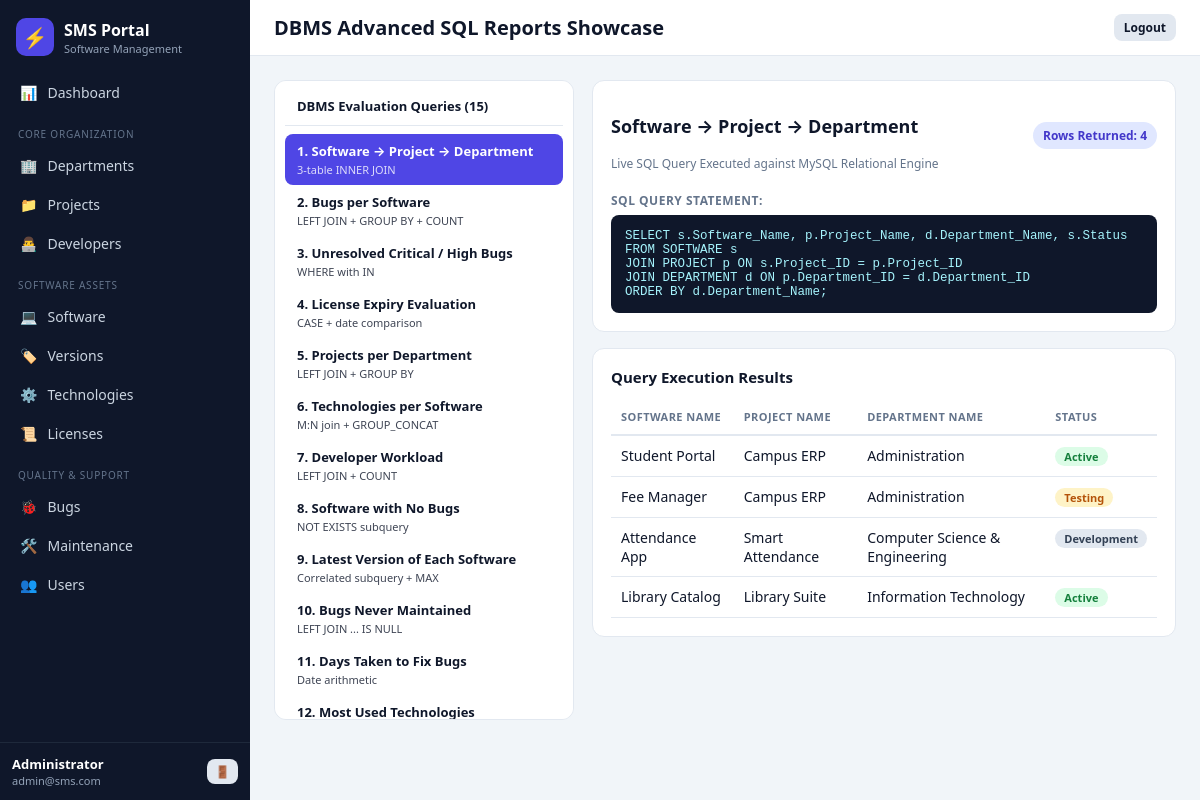
The app's page /reports (signed in) with its own data.
### tables this page shows
CREATE TABLE SOFTWARE (
  Software_ID INTEGER PRIMARY KEY AUTOINCREMENT,
  Software_Name TEXT NOT NULL,
  Description TEXT,
  Status TEXT NOT NULL DEFAULT 'Active',
  Project_ID INTEGER NOT NULL,
  FOREIGN KEY (Project_ID) REFERENCES PROJECT(Project_ID) ON DELETE RESTRICT
);

CREATE TABLE PROJECT (
  Project_ID INTEGER PRIMARY KEY AUTOINCREMENT,
  Project_Name TEXT NOT NULL,
  Description TEXT,
  Start_Date TEXT,
  End_Date TEXT,
  Project_Status TEXT NOT NULL DEFAULT 'In Progress',
  Department_ID INTEGER NOT NULL,
  FOREIGN KEY (Department_ID) REFERENCES DEPARTMENT(Department_ID) ON DELETE RESTRICT
);

CREATE TABLE DEPARTMENT (
  Department_ID INTEGER PRIMARY KEY AUTOINCREMENT,
  Department_Name TEXT NOT NULL UNIQUE,
  Description TEXT,
  Location TEXT,
  Contact_Email TEXT
);

### app.py (the view)
@app.route('/reports')
def reports():
    rid = request.args.get('report', '1')
    if not rid.isdigit() or not 1 <= int(rid) <= len(REPORTS):
        rid = '1'
    title, _, sql = REPORTS[int(rid) - 1]
    min_bugs = request.args.get('min_bugs', 1, type=int)
    rows = q(sql, (min_bugs,) if '?' in sql else ())
    return render_template(
        'reports.html', reports=[{'id': str(i + 1), 'title': f'{i + 1}. {r[0]}', 'desc': r[1]}
                                 for i, r in enumerate(REPORTS)],
        active_report=rid, title=title, rows=rows, columns=list(rows[0].keys()) if rows else [],
        sql_query=sql.replace('?', str(min_bugs)), min_bugs=min_bugs)

### app.py (called while the page is built)
def db():
    if 'db' not in g:
        g.db = sqlite3.connect(DB_PATH)
        g.db.row_factory = sqlite3.Row
        g.db.execute('PRAGMA foreign_keys = ON')
    return g.db

def q(sql, args=()):
    return [dict(r) for r in db().execute(sql, args).fetchall()]

@app.before_request
def guard():
    if request.endpoint in (None, 'static', 'login', 'register'):
        return
    if 'user_id' not in session:
        return redirect(url_for('login'))

@app.context_processor
def inject_user():
    return {'logged_user_name': session.get('user_name', ''),
            'logged_user_email': session.get('user_email', '')}

### templates/reports.html (shortened to what this page needs)
{% extends "base.html" %}
{% block page_heading %}DBMS Advanced SQL Reports Showcase{% endblock %}
{% block content %}
<div class="reports-layout">
  <div class="reports-menu">
    <div style="padding: 6px 12px 10px; font-weight: 700; font-size: 13px; color: var(--text-main); border-bottom: 1px solid var(--border-color); margin-bottom: 8px;">
      DBMS Evaluation Queries (15)
    </div>
    {% for r in reports %}
      <a href="{{ url_for('reports', report=r.id) }}"
         class="report-menu-item {% if active_report == r.id %}active{% endif %}">
        <strong>{{ r.title }}</strong>
        <div style="font-size: 11px; opacity: 0.8; margin-top: 2px;">{{ r.desc }}</div>
      </a>
    {% endfor %}
  </div>
  <div>
    <div class="card" style="margin-bottom: 16px;">
      <div class="card-header" style="margin-bottom: 12px; padding-bottom: 8px;">
        <div>
          <h2 style="font-size: 18px; font-weight: 700; color: var(--text-main);">
            {{ title }}
          </h2>
          <span style="font-size: 12px; color: var(--text-muted);">
            Live SQL Query Executed against MySQL Relational Engine
          </span>
        </div>
        <div>
          <span class="badge badge-info" style="font-size: 12px; padding: 5px 10px;">
            Rows Returned: {{ rows|length }}
          </span>
        </div>
      </div>
      <div style="font-size: 12px; font-weight: 600; color: var(--text-muted); margin-bottom: 6px; text-transform: uppercase; letter-spacing: 0.5px;">
        SQL Query Statement:
      </div>
      <div class="sql-box">{{ sql_query }}</div>
    </div>
    <div class="card">
      <div class="card-header">
        <h3>Query Execution Results</h3>
      </div>
      <div class="table-responsive">
        <table class="data-table">
          <thead>
            <tr>
              {% for col in columns %}
                <th>{{ col | replace('_', ' ') }}</th>
              {% endfor %}
            </tr>
          </thead>
          <tbody>
            {% if rows %}
              {% for row in rows %}
                <tr>
                  {% for col in columns %}
                    <td>
                      {% if col in ['Status', 'Project_Status', 'Software_Status', 'Maintenance_Status'] %}
                        <span class="badge {% if row[col] in ['Active', 'Completed', 'Resolved'] %}badge-success{% elif row[col] in ['In Progress', 'Testing'] %}badge-warning{% else %}badge-secondary{% endif %}">
                          {{ row[col] }}
                        </span>
                      {% elif col == 'Severity' %}
                        <span class="badge {% if row[col] in ['Critical', 'High'] %}badge-danger{% elif row[col] == 'Medium' %}badge-warning{% else %}badge-info{% endif %}">
                          {{ row[col] }}
                        </span>
                      {% elif col in ['Expiry_Evaluation', 'Expiry_Check'] %}
                        <span class="badge {% if row[col] == 'EXPIRED' %}badge-danger{% else %}badge-success{% endif %}">
                          {{ row[col] }}
                        </span>
                      {% elif col == 'Days_Overdue' %}
                        <span style="color: #dc2626; font-weight: bold;">{{ row[col] }} days overdue</span>
                      {% elif col == 'Technologies_Used' %}
                        <span style="font-weight: 600; color: #1e293b;">{{ row[col] }}</span>
                      {% else %}
                        {{ row[col] if row[col] is not none else '-' }}
                      {% endif %}
                    </td>
                  {% endfor %}
                </tr>
              {% endfor %}
            {% else %}
              <tr>
                <td colspan="{{ columns|length or 1 }}" class="empty-state">
                  No records returned for this query specification.
                </td>
              </tr>
            {% endif %}
          </tbody>
        </table>
      </div>
    </div>
  </div>
</div>
{% endblock %}

### static/css/style.css (style rules this page uses)
:root { --primary:#4f46e5;--primary-d:#4338ca;--bg:#f1f5f9;--card:#fff;--text-main:#0f172a;--text-muted:#64748b;--border-color:#e2e8f0;--sidebar:#0f172a;--radius:12px;--radius-sm:8px }
* { box-sizing:border-box }
body { margin:0;font-family:system-ui,-apple-system,"Segoe UI",Roboto,sans-serif;font-size:14px;background:var(--bg);color:var(--text-main) }
a { text-decoration:none }
.card { background:var(--card);border:1px solid var(--border-color);border-radius:var(--radius);padding:18px;margin-bottom:18px }
.card-header { display:flex;justify-content:space-between;align-items:center;gap:10px;margin-bottom:12px;flex-wrap:wrap }
.card-header h3 { margin:0;font-size:15px }
.table-responsive { overflow-x:auto }
.data-table { width:100%;border-collapse:collapse }
.data-table th { text-align:left;font-size:11px;text-transform:uppercase;letter-spacing:.04em;color:var(--text-muted);padding:10px;border-bottom:2px solid var(--border-color);white-space:nowrap }
.data-table td { padding:10px;border-bottom:1px solid var(--border-color);vertical-align:top }
.badge { display:inline-block;padding:2px 9px;border-radius:99px;font-size:11px;font-weight:600;white-space:nowrap }
.badge-success { background:#dcfce7;color:#15803d }
.badge-warning { background:#fef3c7;color:#b45309 }
.badge-info { background:#e0e7ff;color:#4338ca }
.badge-secondary { background:#e2e8f0;color:#334155 }
.reports-layout { display:grid;grid-template-columns:300px 1fr;gap:18px;align-items:start }
.reports-menu { background:var(--card);border:1px solid var(--border-color);border-radius:var(--radius);padding:10px;max-height:80vh;overflow-y:auto;position:sticky;top:12px }
.report-menu-item { display:block;padding:8px 12px;border-radius:var(--radius-sm);color:var(--text-main);font-size:13px }
.report-menu-item.active { background:var(--primary);color:#fff }
.sql-box { background:#0f172a;color:#a5f3fc;padding:14px;border-radius:var(--radius-sm);font-family:Consolas,Menlo,monospace;font-size:12.5px;white-space:pre-wrap }

### records on screen
SOFTWARE: Software_Name "Student Portal" "Campus ERP" "Administration", Status "Active"
SOFTWARE: Software_Name "Fee Manager" "Campus ERP" "Administration", Status "Testing"
SOFTWARE: Software_Name "Attendance App" "Smart Attendance" "Computer Science & Engineering", Status "Development"
SOFTWARE: Software_Name "Library Catalog" "Library Suite" "Information Technology", Status "Active"

### other values on screen
{{ logged_user_name }} "Administrator"
{{ logged_user_email }} "admin@sms.com"
{{ r.title }} "1. Software → Project → Department" "2. Bugs per Software" "3. Unresolved Critical / High Bugs" "4. License Expiry Evaluation" "5. Projects per Department" "6. Technologies per Software" "7. Developer Workload" "8. Software with No Bugs" "9. Latest Version of Each Software" "10. Bugs Never Maintained" "11. Days Taken to Fix Bugs" "12. Most Used Technologies"
{{ r.desc }} "3-table INNER JOIN" "LEFT JOIN + GROUP BY + COUNT" "WHERE with IN" "CASE + date comparison" "LEFT JOIN + GROUP BY" "M:N join + GROUP_CONCAT" "LEFT JOIN + COUNT" "NOT EXISTS subquery" "Correlated subquery + MAX" "LEFT JOIN ... IS NULL" "Date arithmetic"
{{ title }} "Software → Project → Department"
{{ rows|length }} "4"
{{ col | replace('_', ' ') }} "SOFTWARE NAME" "PROJECT NAME" "DEPARTMENT NAME" "STATUS"
